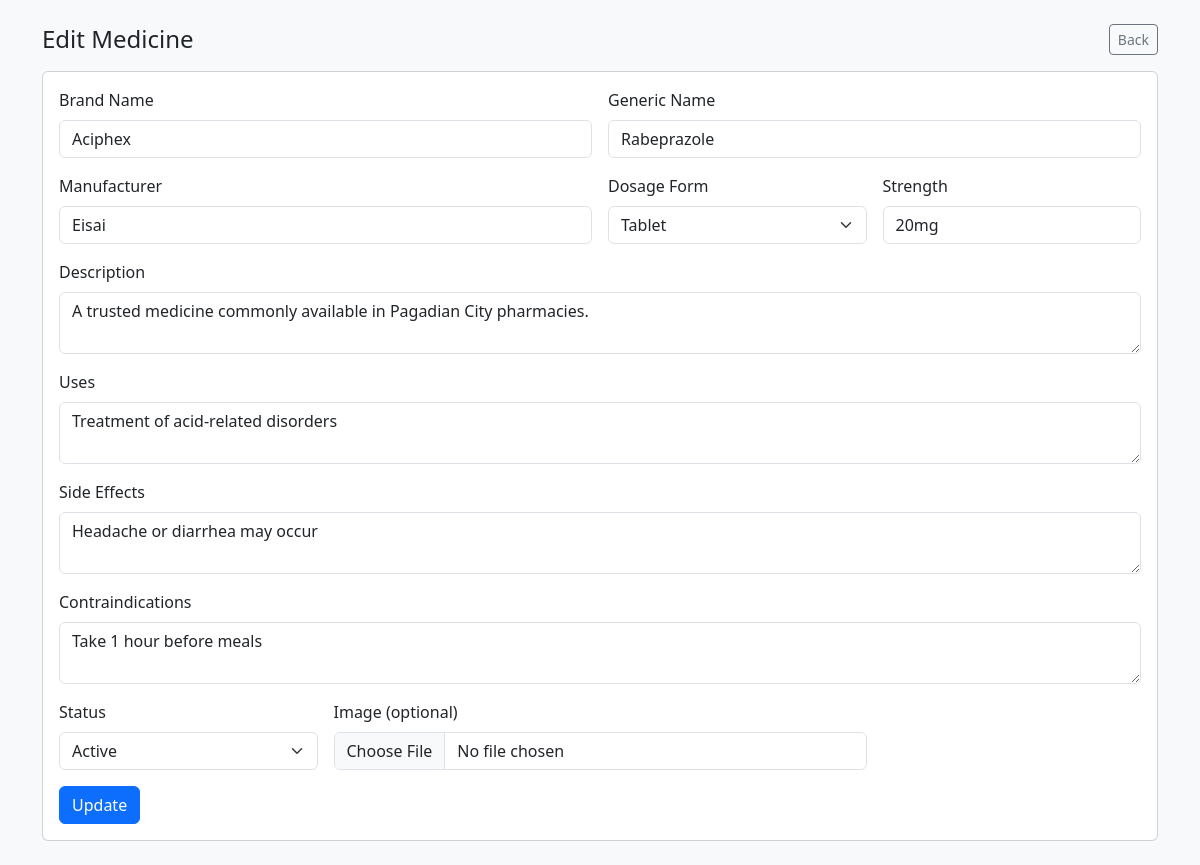
/medicine_form.php?id=74 (signed in), run on the app's committed database.
### tables this page shows
CREATE TABLE IF NOT EXISTS `medicines` (
  `id` int(11) NOT NULL AUTO_INCREMENT,
  `name` varchar(100) NOT NULL,
  `scientific_name` varchar(100) DEFAULT NULL,
  `brand_name` varchar(100) DEFAULT NULL,
  `manufacturer` varchar(255) DEFAULT NULL,
  `dosage_form` varchar(50) DEFAULT NULL,
  `strength` varchar(50) DEFAULT NULL,
  `description` text DEFAULT NULL,
  `uses` text DEFAULT NULL,
  `side_effects` text DEFAULT NULL,
  `contraindications` text DEFAULT NULL,
  `status` enum('active','inactive','discontinued') DEFAULT 'active',
  `category` varchar(100) DEFAULT NULL,
  `image_path` varchar(255) DEFAULT NULL,
  `created_at` timestamp DEFAULT current_timestamp(),
  PRIMARY KEY (`id`),
  INDEX `idx_medicines_name` (`name`),
  INDEX `idx_medicines_category` (`category`),
  INDEX `idx_medicines_status` (`status`)
);

### auth.php (called while the page is built, shortened)
<?php
function e(?string $value): string {
    return htmlspecialchars((string)$value, ENT_QUOTES, 'UTF-8');
}
?>

### medicine_form.php (the view, shortened to what this page needs)
<?php
require_once 'db.php';
require_once 'auth.php';
$base = rtrim(dirname($_SERVER['SCRIPT_NAME']), '/\\') . '/';
$dosageForms = ['Tablet','Capsule','Syrup','Injection','Ointment','Cream','Drops','Inhaler','Gel','Patch'];
$allowedStatus = ['active','inactive','pending'];
$id = isset($_GET['id']) ? (int)$_GET['id'] : 0;
$editing = $id > 0;
$errors = [];
$fields = [
    'brand_name' => '',
    'scientific_name' => '',
    'manufacturer' => '',
    'dosage_form' => '',
    'strength' => '',
    'description' => '',
    'uses' => '',
    'side_effects' => '',
    'contraindications' => '',
    'status' => 'active',
    'image_path' => ''
];
if ($editing) {
    $stmt = $conn->prepare("SELECT * FROM medicines WHERE id=?");
    $stmt->bind_param("i", $id);
    $stmt->execute();
    $res = $stmt->get_result();
    if ($res && $res->num_rows === 1) {
        $fields = array_merge($fields, $res->fetch_assoc());
    } else {
        $errors[] = "Medicine not found.";
    }
}
?>
<!DOCTYPE html>
<html lang="en">
<head>
    <link href="https://cdn.jsdelivr.net/npm/bootstrap@5.3.0/dist/css/bootstrap.min.css" rel="stylesheet">
</head>
<body class="bg-light">
<div class="container py-4">
    <div class="d-flex justify-content-between align-items-center mb-3">
        <h1 class="h4 mb-0"><?php echo $editing ? 'Edit' : 'Add'; ?> Medicine</h1>
        <div>
            <a href="<?php echo htmlspecialchars($base . 'medicine_list.php', ENT_QUOTES, 'UTF-8'); ?>" class="btn btn-outline-secondary btn-sm">Back</a>
        </div>
    </div>
    <form method="post" class="card card-body" enctype="multipart/form-data">
        <div class="row g-3">
            <div class="col-md-6">
                <label class="form-label">Brand Name</label>
                <input type="text" name="brand_name" class="form-control" value="<?php echo e($fields['brand_name']); ?>" required>
            </div>
            <div class="col-md-6">
                <label class="form-label">Generic Name</label>
                <input type="text" name="scientific_name" class="form-control" value="<?php echo e($fields['scientific_name']); ?>" required>
            </div>
            <div class="col-md-6">
                <label class="form-label">Manufacturer</label>
                <input type="text" name="manufacturer" class="form-control" value="<?php echo e($fields['manufacturer']); ?>" required>
            </div>
            <div class="col-md-3">
                <label class="form-label">Dosage Form</label>
                <select name="dosage_form" class="form-select" required>
                    <?php foreach ($dosageForms as $df): ?>
                        <option value="<?php echo e($df); ?>" <?php if ($fields['dosage_form']===$df) echo 'selected'; ?>>
                            <?php echo e($df); ?>
                        </option>
                    <?php endforeach; ?>
                </select>
            </div>
            <div class="col-md-3">
                <label class="form-label">Strength</label>
                <input type="text" name="strength" class="form-control" value="<?php echo e($fields['strength']); ?>" required>
            </div>
            <div class="col-12">
                <label class="form-label">Description</label>
                <textarea name="description" class="form-control" rows="2"><?php echo e($fields['description']); ?></textarea>
            </div>
            <div class="col-12">
                <label class="form-label">Uses</label>
                <textarea name="uses" class="form-control" rows="2"><?php echo e($fields['uses']); ?></textarea>
            </div>
            <div class="col-12">
                <label class="form-label">Side Effects</label>
                <textarea name="side_effects" class="form-control" rows="2"><?php echo e($fields['side_effects']); ?></textarea>
            </div>
            <div class="col-12">
                <label class="form-label">Contraindications</label>
                <textarea name="contraindications" class="form-control" rows="2"><?php echo e($fields['contraindications']); ?></textarea>
            </div>
            <div class="col-md-3">
                <label class="form-label">Status</label>
                <select name="status" class="form-select" required>
                    <?php foreach ($allowedStatus as $st): ?>
                        <option value="<?php echo e($st); ?>" <?php if ($fields['status']===$st) echo 'selected'; ?>>
                            <?php echo e(ucfirst($st)); ?>
                        </option>
                    <?php endforeach; ?>
                </select>
            </div>
            <div class="col-md-6">
                <label class="form-label">Image (optional)</label>
                <input type="file" name="image" class="form-control" accept="image/jpeg,image/png">
            </div>
        </div>
        <div class="mt-3">
            <button class="btn btn-primary" type="submit"><?php echo $editing ? 'Update' : 'Save'; ?></button>
        </div>
    </form>
</div>
</body>
</html>

### data on the page
medicines: brand_name "Aciphex", scientific_name "Rabeprazole", manufacturer "Eisai", strength "20mg", description "A trusted medicine commonly available in Pagadian City pharmacies.", uses "Treatment of acid-related disorders", side_effects "Headache or diarrhea may occur", contraindications "Take 1 hour before meals", status "Active"

### other printed values
form field dosage_form "Tablet"
